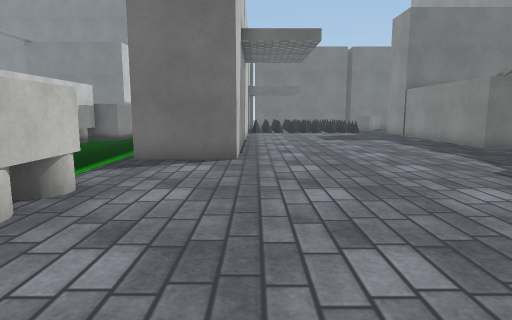
View 1 (above)

18 first-person views from a walk through a 3-D level made in the Unity game engine. The camera is 1.2 m above the floor, tilts 8° down and sees 75° across. The floor is counted in squares, 1 m on a side. Each view is taken from the middle of a square. On the plan, view 1 faces up. The plan holds only what a view shows up to about 14 squares ahead; the rest is blank. The place goes on beyond the plan. The player is left out. Surface patterns are stand-ins for the level's own textures.

View 2
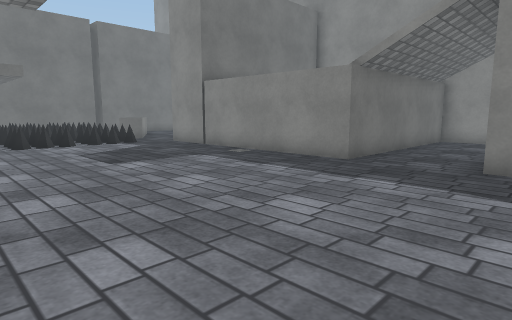

View 3
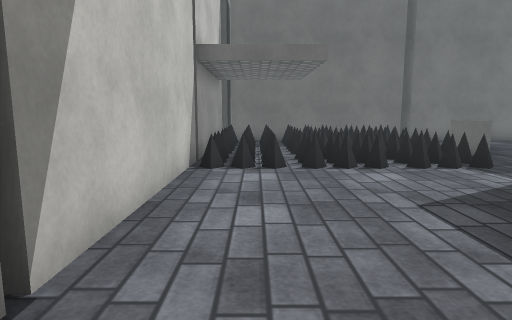

View 4
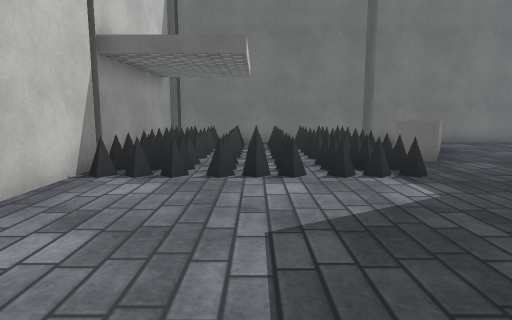

View 5
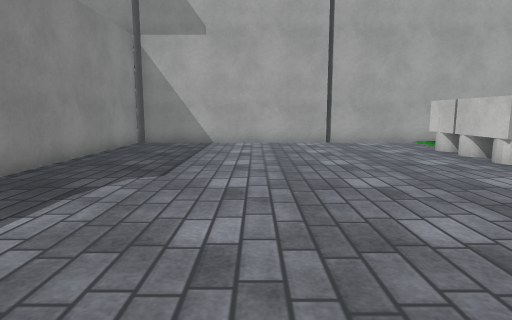

View 6
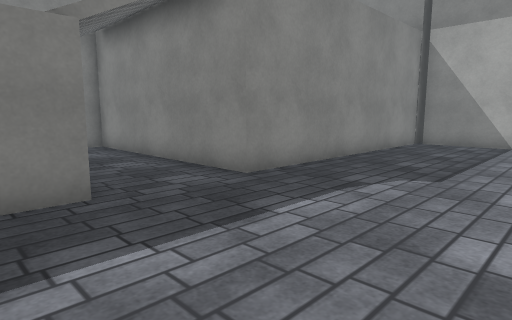

View 7
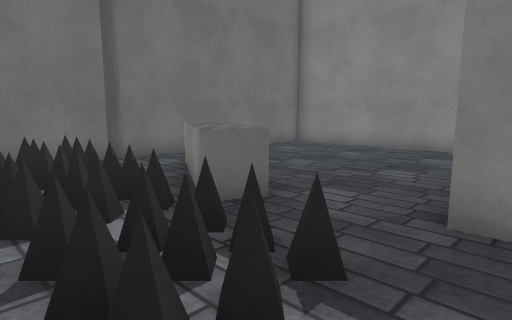

View 8
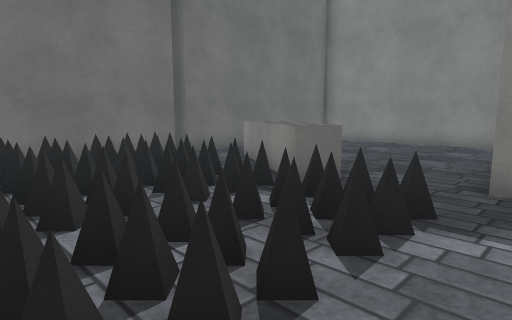

View 9
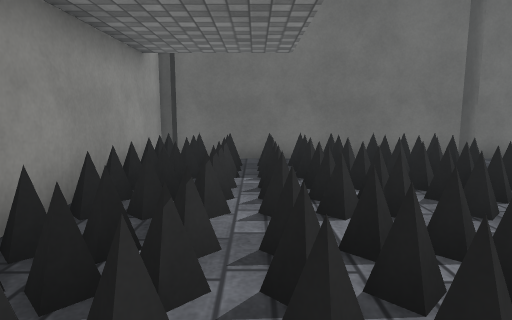

View 10
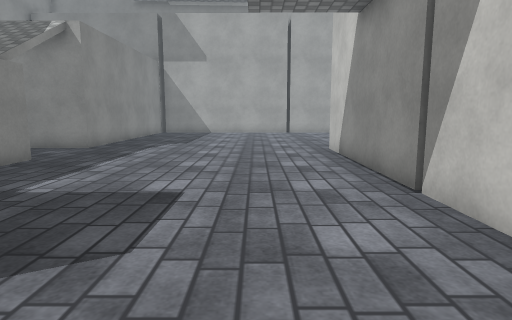

View 11
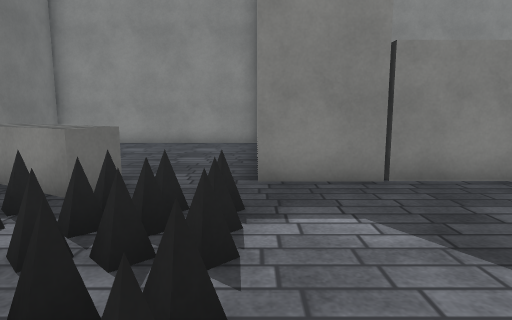

View 12
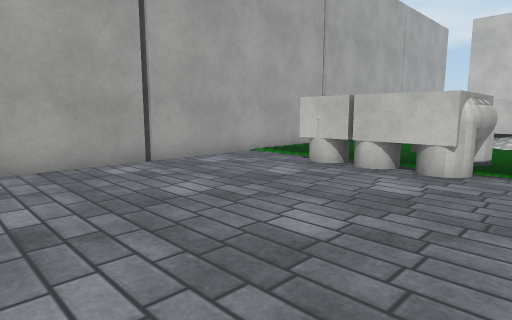

View 13
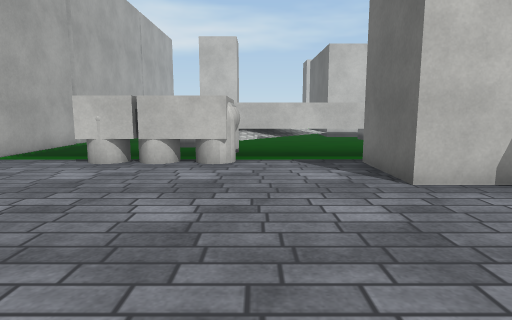

View 14
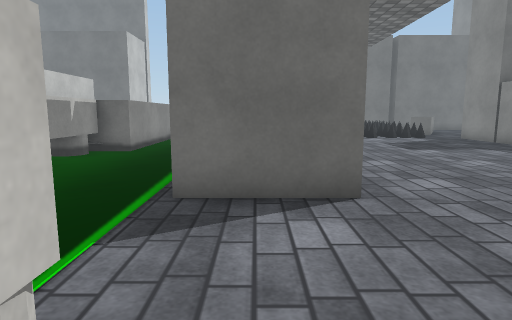

View 15
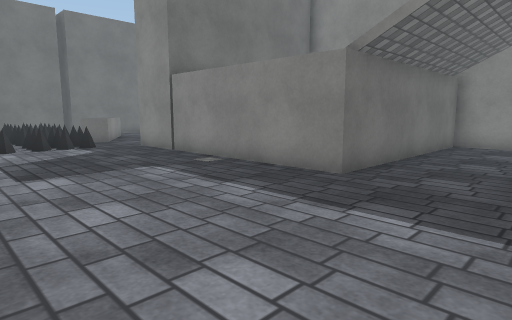

View 16
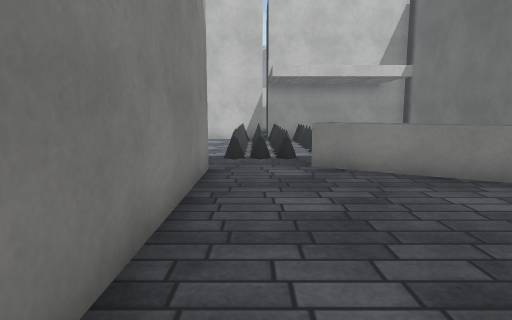

View 17
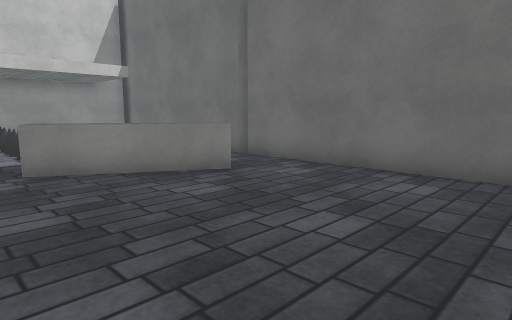

View 18
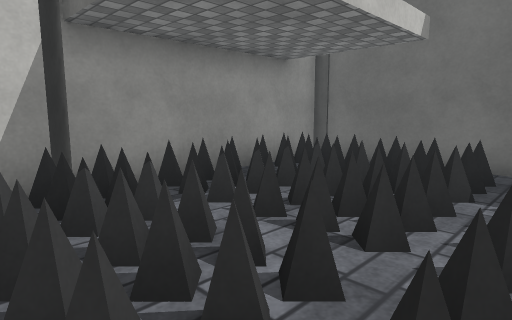

### Floor plan
Points are (right, up) in squares from view 1. A wall is a line through its corners. A room is listed if a view was taken in it or the views show most of it. See-through windows are left out.
Room 1 (views 1, 2, 3, 4, 5, 6, 7, 8, 9, 10, 11, 12, 13, 14, 15, 16, 17, 18)
walls: (-0.5, 14.9) (-0.5, 8.6) (-3.2, 8.6); (-0.5, 21.4) (-0.5, 15); (-5.9, 18.2) (-5.9, 14.3); (-2.8, 4.6) (-2.8, 1.8); (15.5, 19.9) (15.5, 27.9) (7.8, 27.9); (-5.6, 5.3) (-4.4, 5.3); (7.4, 27.9) (-0.1, 27.9); (-0.5, 27.9) (-0.5, 21.6); (7.8, -1.5) (7.8, 8.4) (15.5, 8.4) (15.5, 11.4) (7.8, 11.4) (7.8, 20) (13.9, 20); (-6.5, -0.8) (7.6, -0.8)
low walls: (9.5, 25.8) (7.5, 22.3) (6.6, 22.6) (8.6, 26.1)
objects: other object (-4, 5) to (-4, 6); other object (-3, 5); spikes (0, 23) to (1, 24); spikes (1, 20) to (1, 22); spikes (1, 25) to (1, 27); spikes (2, 20) to (4, 22); spikes (2, 24) to (4, 24); spikes (2, 26) to (4, 26); spikes (5, 21) to (5, 22); spikes (5, 23) to (6, 24); spikes (5, 25) to (5, 27)

Where each view was taken, in squares from view 1:
view 1: 0 up, 0 right, facing up
view 2: 7 up, 0 right, facing up-right
view 3: 13 up, 1 right, facing up
view 4: 14 up, 3 right, facing up
view 5: 13 up, 3 right, facing down
view 6: 13 up, 3 right, facing down-right
view 7: 19 up, 4 right, facing up-right
view 8: 19 up, 2 right, facing up-right
view 9: 19 up, 2 right, facing up
view 10: 20 up, 2 right, facing down
view 11: 20 up, 2 right, facing right
view 12: 7 up, 4 right, facing down-left
view 13: 6 up, 5 right, facing left
view 14: 4 up, 2 left, facing up
view 15: 8 up, 2 right, facing up-right
view 16: 21 up, 15 right, facing left
view 17: 21 up, 15 right, facing up-left
view 18: 20 up, 5 right, facing up-left
